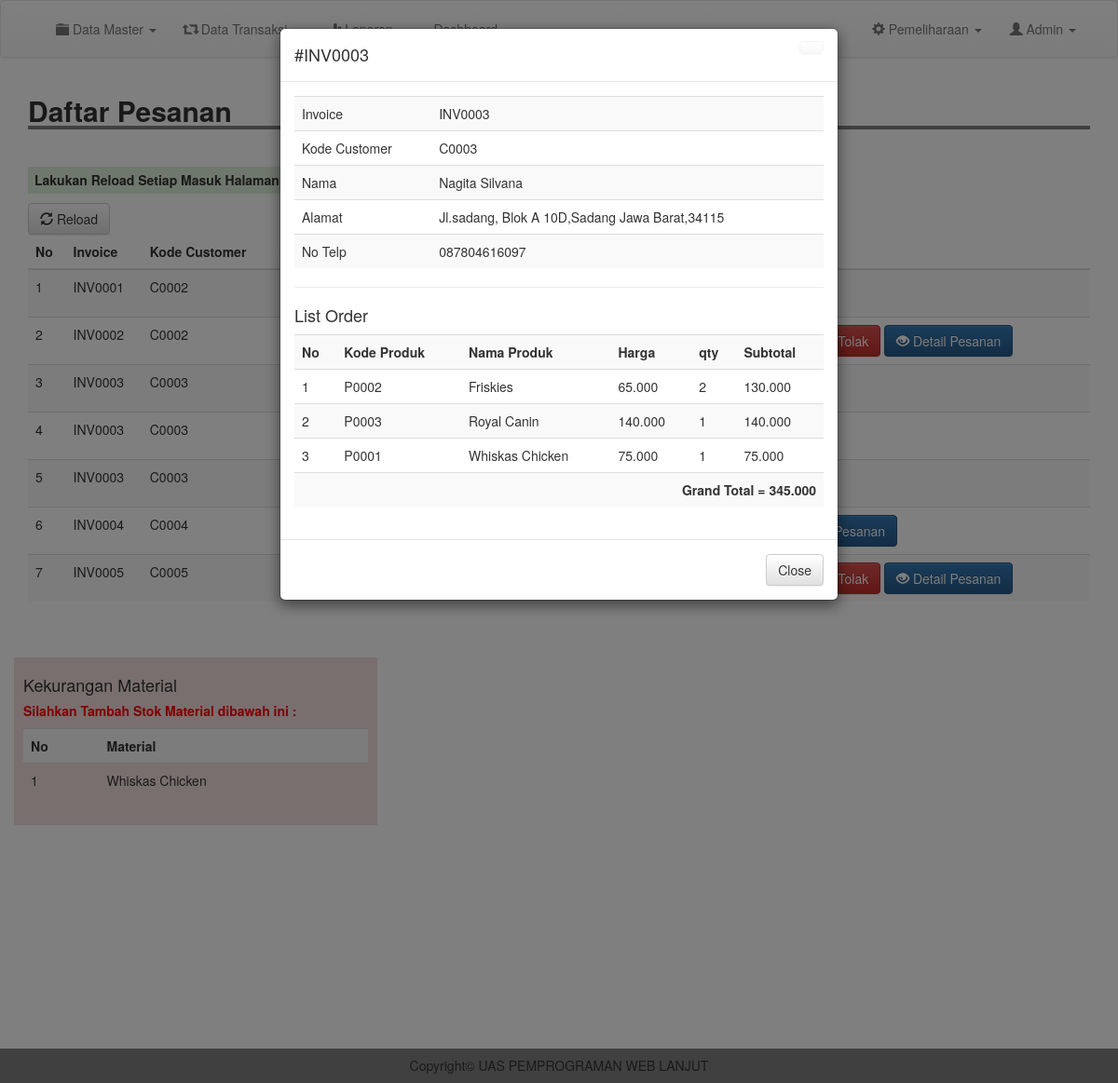
The app's page /admin/detailorder.php?inv=INV0003 (signed in) with its own data.
### tables this page shows
CREATE TABLE `produksi` (
  `id_order` int(11) NOT NULL,
  `invoice` varchar(200) NOT NULL,
  `kode_customer` varchar(200) NOT NULL,
  `kode_produk` varchar(200) NOT NULL,
  `nama_produk` varchar(200) NOT NULL,
  `qty` int(11) NOT NULL,
  `harga` int(11) NOT NULL,
  `status` varchar(200) NOT NULL,
  `tanggal` date NOT NULL,
  `provinsi` varchar(200) NOT NULL,
  `kota` varchar(200) NOT NULL,
  `alamat` varchar(200) NOT NULL,
  `kode_pos` varchar(200) NOT NULL,
  `terima` varchar(200) NOT NULL,
  `tolak` varchar(200) NOT NULL,
  `cek` int(11) NOT NULL
);

CREATE TABLE `customer` (
  `kode_customer` varchar(100) NOT NULL,
  `nama` varchar(100) NOT NULL,
  `email` varchar(100) NOT NULL,
  `username` varchar(100) NOT NULL,
  `password` varchar(100) NOT NULL,
  `telp` varchar(200) NOT NULL
);

### admin/detailorder.php (the view, shortened to what this page needs)
<?php
include 'header.php';
$invoices = $_GET['inv'];
$d_order = mysqli_query($conn, "SELECT * FROM produksi WHERE invoice = '$invoices'");
$t_order = mysqli_fetch_assoc($d_order);
$sortage = mysqli_query($conn, "SELECT * FROM produksi where cek = '1'");
$cek_sor = mysqli_num_rows($sortage);
$cs = mysqli_query($conn, "SELECT * FROM customer WHERE kode_customer = '".$t_order['kode_customer']."'");
$t_cs = mysqli_fetch_assoc($cs);
?>
<div class="container">
    <h2 style=" width: 100%; border-bottom: 4px solid gray"><b>Daftar Pesanan</b></h2>
    <br>
    <h5 class="bg-success" style="padding: 7px; width: 710px; font-weight: bold;">
        <marquee>Lakukan Reload Setiap Masuk Halaman ini, untuk menghindari terjadinya kesalahan data dan informasi</marquee>
    </h5>
    <a href="produksi.php" class="btn btn-default"><i class="glyphicon glyphicon-refresh"></i> Reload</a>
    <table class="table table-striped">
        <thead>
            <tr>
                <th scope="col">No</th>
                <th scope="col">Invoice</th>
                <th scope="col">Kode Customer</th>
                <th scope="col">Status</th>
                <th scope="col">Tanggal</th>
                <th scope="col">Action</th>
            </tr>
        </thead>
        <tbody>
            <?php
            $result = mysqli_query($conn, "SELECT invoice, kode_customer, status, kode_produk, qty, terima, tolak, cek FROM produksi GROUP BY invoice, kode_customer, status, kode_produk, qty, terima, tolak, cek");
            $no = 1;
            while($row = mysqli_fetch_assoc($result)){
                ?>
                <tr>
                    <td><?= $no; ?></td>
                    <td><?= $row['invoice']; ?></td>
                    <td><?= $row['kode_customer']; ?></td>
                    <?php if($row['terima'] == 1){ ?>
                        <td style="color: green;font-weight: bold;">Pesanan Diterima (Siap Kirim)</td>
                    <?php } else if($row['tolak'] == 1) { ?>
                        <td style="color: red;font-weight: bold;">Pesanan Ditolak</td>
                    <?php } else if($row['terima'] == 0 && $row['tolak'] == 0) { ?>
                        <td style="color: orange;font-weight: bold;"><?= $row['status']; ?></td>
                    <?php } ?>
                    <td>2024-07-10</td>
                    <td>
                        <?php if($row['tolak'] == 0 && $row['cek'] == 1 && $row['terima'] == 0) { ?>
                            <a href="inventory.php?cek=0" id="rq" class="btn btn-warning"><i class="glyphicon glyphicon-warning-sign"></i> Request Material Shortage</a>
                            <a href="proses/tolak.php?inv=<?= $row['invoice']; ?>" class="btn btn-danger" onclick="return confirm('Yakin Ingin Menolak ?')"><i class="glyphicon glyphicon-remove-sign"></i> Tolak</a>
                        <?php } else if($row['terima'] == 0 && $row['cek'] == 0) { ?>
                            <a href="proses/terima.php?inv=<?= $row['invoice']; ?>&kdp=<?= $row['kode_produk']; ?>" class="btn btn-success"><i class="glyphicon glyphicon-ok-sign"></i> Terima</a>
                            <a href="proses/tolak.php?inv=<?= $row['invoice']; ?>" class="btn btn-danger" onclick="return confirm('Yakin Ingin Menolak ?')"><i class="glyphicon glyphicon-remove-sign"></i> Tolak</a>
                        <?php } ?>
                        <a href="detailorder.php?inv=<?= $row['invoice']; ?>" type="submit" class="btn btn-primary"><i class="glyphicon glyphicon-eye-open"></i> Detail Pesanan</a>
                    </td>
                </tr>
                <?php
                $no++;
            }
            ?>
        </tbody>
    </table>
    <button type="hidden" data-toggle="modal" data-target="#myModal" id="btn" style="background-color: #fff; border: #fff;">
    </button>
    <div class="modal fade" id="myModal" tabindex="-1" role="dialog" aria-labelledby="myModalLabel">
        <div class="modal-dialog" role="document">
            <div class="modal-content">
                <div class="modal-header">
                    <a href="m_produk.php" class="btn btn-default close"></a>
                    <h4 class="modal-title" id="myModalLabel">#<?= $t_order['invoice']; ?></h4>
                </div>
                <div class="modal-body">
                    <table class="table table-striped">
                        <tr>
                            <td>Invoice</td>
                            <td><?= $t_order['invoice']; ?></td>
                        </tr>
                        <tr>
                            <td>Kode Customer</td>
                            <td><?= $t_order['kode_customer']; ?></td>
                        </tr>
                        <tr>
                            <td>Nama</td>
                            <td><?= $t_cs['nama']; ?></td>
                        </tr>
                        <tr>
                            <td>Alamat</td>
                            <td><?= $t_order['alamat'].",".$t_order['kota']." ".$t_order['provinsi'].",".$t_order['kode_pos']; ?></td>
                        </tr>
                        <tr>
                            <td>No Telp</td>
                            <td><?= $t_cs['telp']; ?></td>
                        </tr>
                    </table>
                    <hr>
                    <h4>List Order</h4>
                    <table class="table table-striped">
                        <tr>
                            <th>No</th>
                            <th>Kode Produk</th>
                            <th>Nama Produk</th>
                            <th>Harga</th>
                            <th>qty</th>
                            <th>Subtotal</th>
                        </tr>
                    <?php
                        $order = mysqli_query($conn, "SELECT * FROM produksi WHERE invoice = '$invoices'");
                        $no = 1;
                        $grand = 0;
                        while ($list = mysqli_fetch_assoc($order)) {
                     ?>
                        <tr>
                            <td><?= $no;  ?></td>
                            <td><?= $list['kode_produk']; ?></td>
                            <td><?= $list['nama_produk']; ?></td>
                            <td><?= number_format($list['harga'], 0, ".", ".");  ?></td>
                            <td><?= $list['qty'];  ?></td>
                            <td><?= number_format($list['harga'] * $list['qty'], 0, ".", ".");  ?></td>
                        </tr>
                    <?php
                        $sub = $list['harga'] * $list['qty'];
                        $grand += $sub;
                        $no++;
                        }
                     ?>
                        <tr>
                            <td colspan="6" class="text-right"><b>Grand Total = <?= number_format($grand, 0, ".", ".");  ?></b></td>
                        </tr>
                    </table>
                </div>
                <div class="modal-footer">
                    <a href="produksi.php" class="btn btn-default">Close</a>
                </div>
            </div>
        </div>
    </div>
    <?php
    if($cek_sor > 0){
     ?>
    <br>
    <br>
    <div class="row">
        <div class="col-md-4 bg-danger" style="padding:10px;">
            <h4>Kekurangan Material </h4>
            <h5 style="color: red;font-weight: bold;">Silahkan Tambah Stok Material dibawah ini : </h5>
            <table class="table table-striped">
                <tr>
                    <th>No</th>
                    <th>Material</th>
                </tr>
                <?php
                $nama_material = [];
                $shortage_query = mysqli_query($conn, "SELECT DISTINCT nama_produk FROM produksi WHERE cek = '1'");
                while($row = mysqli_fetch_assoc($shortage_query)) {
                    $nama_material[] = $row['nama_produk'];
                }
                $arr = array_unique($nama_material);
                $arr = array_values($arr);
                for ($i=0; $i < count($arr); $i++) {
                 ?>
                    <tr>
                        <td><?= $i+1 ?></td>
                        <td><?= $arr[$i]; ?></td>
                    </tr>
                <?php } ?>
            </table>
        </div>
    </div>
    <?php
    }
     ?>
</div>
<br>
<br>
<br>
<br>
<br>
<br>
<br>
<br>
<br>
<br>
<br>
<br>
<?php
include 'footer.php';
?>

### css/style.css (style rules this page uses)
body { margin:0; padding: 0; }

### records on screen
produksi: invoice "INV0003", kode_customer "C0003", alamat "Jl.sadang, Blok A 10D", kota "Sadang", provinsi "Jawa Barat", kode_pos "34115", kode_produk "P0002", nama_produk "Friskies", harga "65.000", qty "2", $list['harga'] * $list['qty'] "130.000"
customer: nama "Nagita Silvana", telp "087804616097"
produksi: kode_produk "P0003", nama_produk "Royal Canin", harga "140.000", qty "1", $list['harga'] * $list['qty'] "140.000"
produksi: kode_produk "P0001", nama_produk "Whiskas Chicken", harga "75.000", qty "1", $list['harga'] * $list['qty'] "75.000"

### other values on screen
$row['invoice'] "INV0001"
$row['kode_customer'] "C0002"
$row['invoice'] "INV0002"
$row['invoice'] "INV0003"
$row['kode_customer'] "C0003"
$row['invoice'] "INV0004"
$row['kode_customer'] "C0004"
$row['invoice'] "INV0005"
$row['kode_customer'] "C0005"
$grand "345.000"
$arr[$i] "Whiskas Chicken"
